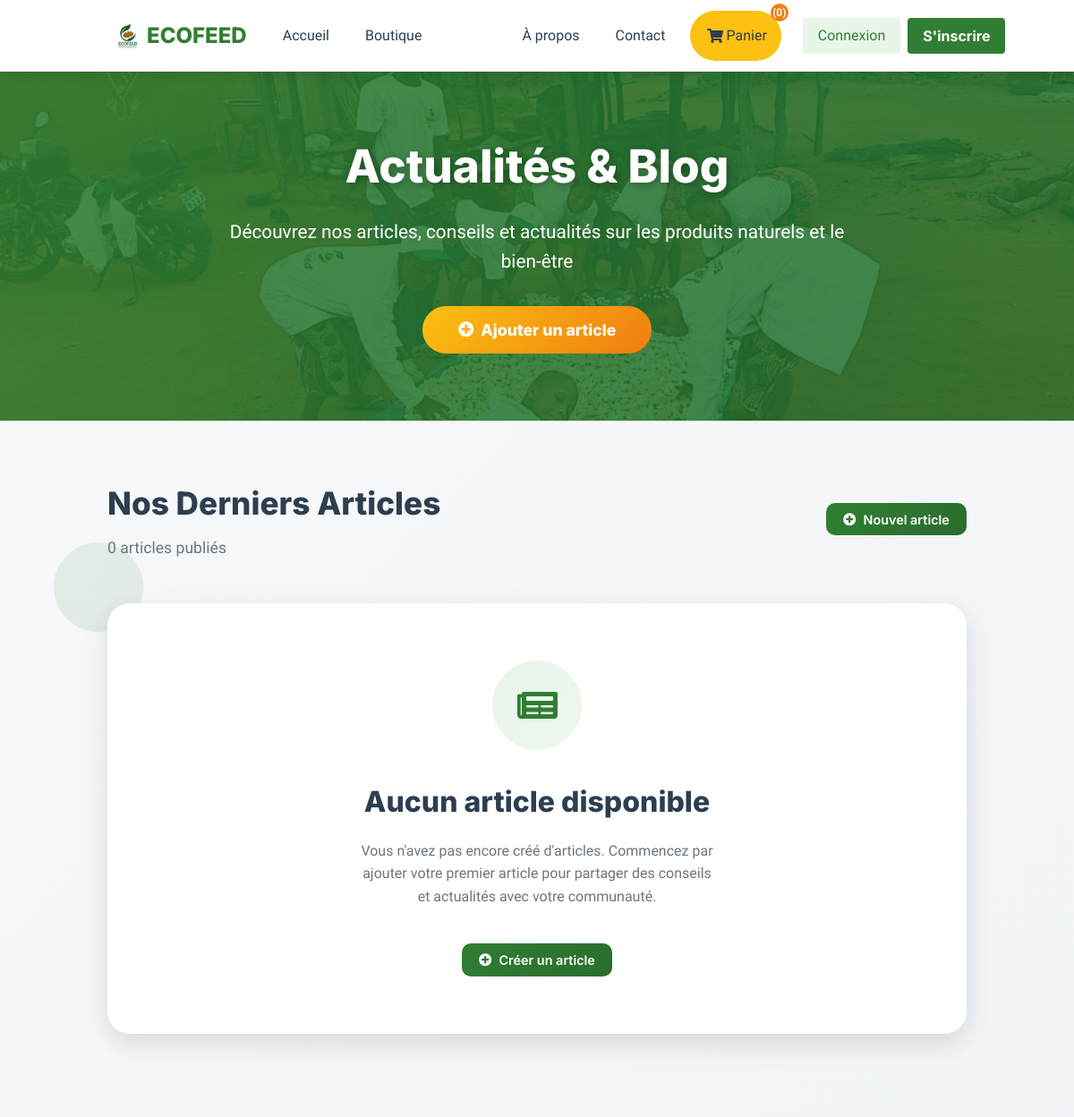
Page /blog/ (upper part) on the earlier database version.
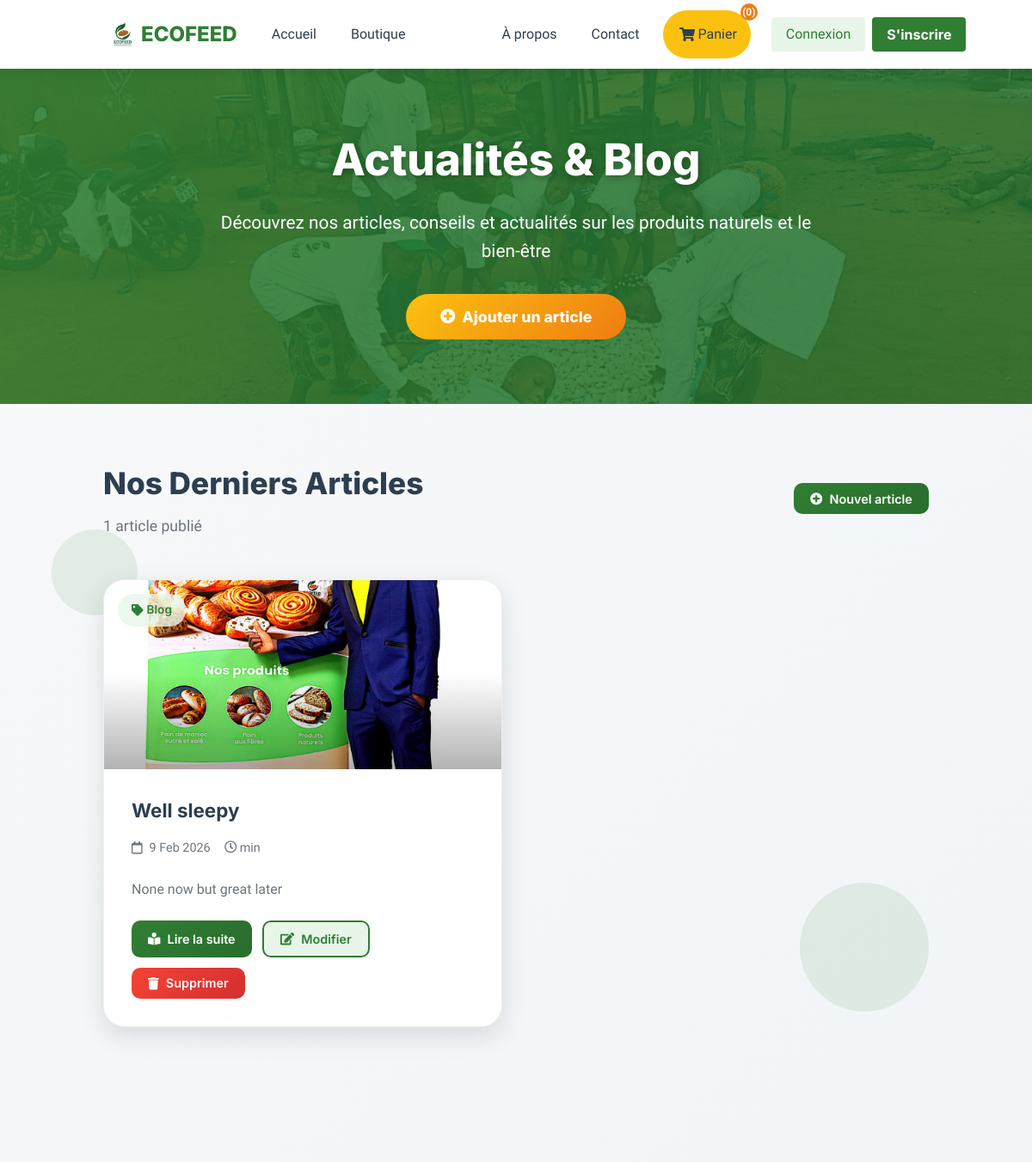
Same page on the later database version.
### products/models.py (models this page shows, shortened)
class BlogPost(models.Model):
    posted_by = models.ForeignKey(User, on_delete=models.CASCADE, related_name='blogposts')
    title = models.CharField(max_length=255)
    slug = models.SlugField(unique=True)
    content = models.TextField()
    cover_image = models.ImageField(upload_to='blog/', blank=True, null=True)
    published_at = models.DateTimeField(auto_now_add=True)

### products/views.py (the view)
# urls.py: path('blog/',views.blog,name="blog"),
def blog(request):
    context  = {
        "posts": BlogPost.objects.all(),
        'is_admin': request.user.is_authenticated and request.user.is_admin(),
        "user": request.user
        }
    return render(request, "products/blog.html", context)

### products/templates/products/blog.html (shortened to what this page needs)
{% extends 'base.html' %}
{% block content %}
<section class="blog-hero">
  <div class="hero-background">
    <div class="hero-image hero-image-1 active"></div>
  </div>
  <div class="hero-content">
    <h1>Actualités & Blog</h1>
    <p>Découvrez nos articles, conseils et actualités sur les produits naturels et le bien-être</p>
    <button class="hero-cta js-modal-trigger" data-target="createModal">
      <i class="fas fa-plus-circle mr-2"></i>Ajouter un article
    </button>
  </div>
</section>
<section class="blog-section">
  <div class="floating-elements">
    <div class="floating-element"></div>
    <div class="floating-element"></div>
  </div>
  <div class="container blog-container">
    <div class="section-header">
      <div>
        <h2 class="section-title">Nos Derniers Articles</h2>
        <p class="section-subtitle">{{ posts|length }} article{{ posts|pluralize }} publié{{ posts|pluralize }}</p>
      </div>
      <button class="action-btn read-btn js-modal-trigger" data-target="createModal">
        <i class="fas fa-plus-circle"></i>Nouvel article
      </button>
    </div>
    {% if posts %}
    <div class="blog-grid">
      {% for post in posts %}
      <div class="blog-card" id="post-{{ post.id }}">
        <div class="blog-image"
             style="background-image: url('{% if post.cover_image %}{{ post.cover_image.url }}{% else %}https://images.unsplash.com/photo-1546069901-ba9599a7e63c?ixlib=rb-4.0.3&auto=format&fit=crop&w=800&q=80{% endif %}')">
          <span class="blog-tag">
            <i class="fas fa-tag mr-1"></i>Blog
          </span>
        </div>
        <div class="blog-content">
          <h3 class="blog-title">{{ post.title }}</h3>
          <div class="blog-meta">
            <span class="blog-date">
              <i class="far fa-calendar"></i>
              {{ post.published_at|date:"j M Y" }}
            </span>
            <span>
              <i class="far fa-clock"></i>
              {{ post.read_time }} min
            </span>
          </div>
          <p class="blog-excerpt">
            {{ post.content|truncatechars:200 }}
          </p>
          <div class="blog-actions">
            <a href="{% url 'blog_detail' post.slug %}" class="action-btn read-btn">
              <i class="fas fa-book-reader"></i>Lire la suite
            </a>
            <button class="action-btn edit-btn js-modal-trigger-edit"
                    data-target="editModal"
                    data-id="{{ post.id }}"
                    data-title="{{ post.title|escapejs }}"
                    data-content="{{ post.content|escapejs }}"
                    data-image="{% if post.cover_image %}{{ post.cover_image.url }}{% endif %}">
              <i class="fas fa-edit"></i>Modifier
            </button>
            <button class="action-btn delete-btn js-modal-trigger-delete"
                    data-target="deleteModal"
                    data-id="{{ post.id }}">
              <i class="fas fa-trash"></i>Supprimer
            </button>
          </div>
        </div>
      </div>
      {% endfor %}
    </div>
    {% else %}
    <div class="empty-state">
      <div class="empty-icon">
        <i class="fas fa-newspaper"></i>
      </div>
      <h2 class="empty-title">Aucun article disponible</h2>
      <p class="empty-description">
        Vous n'avez pas encore créé d'articles. Commencez par ajouter votre premier article
        pour partager des conseils et actualités avec votre communauté.
      </p>
      <button class="action-btn read-btn js-modal-trigger" data-target="createModal">
        <i class="fas fa-plus-circle"></i>Créer un article
      </button>
    </div>
    {% endif %}
  </div>
</section>
{% endblock %}

Differences in the rows shown:
added BlogPost: cover_image (picture), title "Well sleepy", published_at "9 Feb 2026", content "None now but great later"
Other differences:
{{ posts|length }}: "0" → "1"
text no longer shown: "Aucun article disponible Vous n'avez pas encore créé d'articles. Commencez par ajouter votre premier article pour partager des conseils et actualités avec votre communauté. Créer un article"
